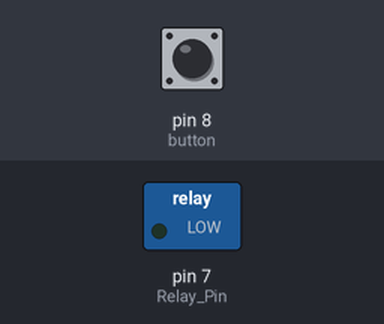
Bench run of a sketch on a simulated Arduino Uno, built with avr-gcc and run on an emulated ATmega328P. On the bench: switched loads named in the sketch (green lamp = pin HIGH). The inputs (shaded band) are chosen by the test bench; at power-on: pin 8 (button) HIGH. Random numbers use the default seed unless the sketch sets one.

Above: at 1.2 s.
1.3 s: pin 8 (button) pulled LOW for 0.15 s
At 1.45 s:
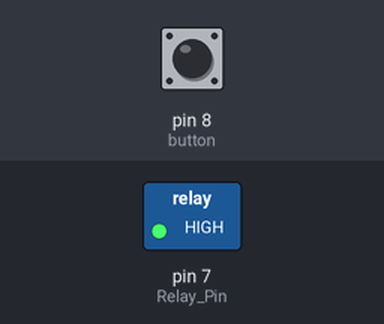
3.0 s: pin 8 (button) pulled LOW for 3.2 s
At 7.4 s:
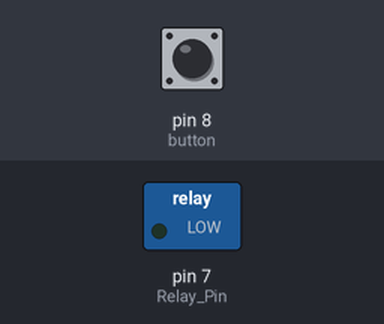
Timing chart, 0 to 10.9 s (numbered marks = the images above; inputs shaded):
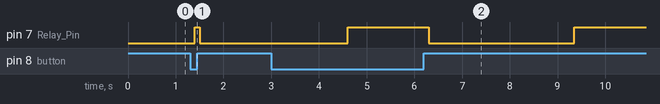

Measured:
- after the input at 1.3 s, pin 7 (Relay_Pin): LOW → HIGH after 0.10 s, → LOW 0.10 s later
- after the input at 3.0 s, pin 7 (Relay_Pin): LOW → HIGH after 1.6 s, → LOW 1.7 s later, → HIGH 3.1 s later

The sketch:

PushButton.ino
```cpp
////////////////////////////////////ONLY CHANGE VARIABLES HERE//////////////////////////////////////////////////////
int minNum = 2;     //Sets the minimum number in the range of the random variable
int maxNum = 10;    //Sets the maximum number in the range of the random variable
int timeInt = 3000; //Sets the time (in milliseconds; 3000 milliseconds is 3 seonds) for which the toy will operate
///////////////////////////////////DO NOT CHANGE ANYTHING BELOW UNLESS YOU KNOW WHAT YOU WANT///////////////////////


const int button = 8;
const int Relay_Pin = 7;
int offState = 0;
int count=0;
int randNum;
int buttonStat=1;
int prevButtonStat=1;

void setup(){
  Serial.begin(9600);
  pinMode(button,INPUT);
  pinMode(Relay_Pin,OUTPUT);
}

void loop(){

  if (count==0)
  {
    randNum=random(minNum,maxNum);
  }
  else
  {
    randNum=randNum;
  }

  buttonStat = digitalRead(button);//Reads BUTTON reading

  delay(50); //just here to slow down the output for easier reading
  if (offState == 0)
  {
    if (prevButtonStat == 0 && buttonStat == 0)
    {
      digitalWrite(Relay_Pin,HIGH);
      delay(50);
    }
    else if (prevButtonStat == 0 && buttonStat == 1)
    {
      digitalWrite (Relay_Pin,LOW);
      delay(timeInt);
      count=count+1;
    }
    else
    {
      digitalWrite(Relay_Pin,LOW);

    }
  }
  else
  {
    digitalWrite(Relay_Pin,HIGH);
  }

  prevButtonStat = buttonStat;//store current force reading as the past reading

  if (count == randNum)
  {
    offState=1;
  }
}
```
